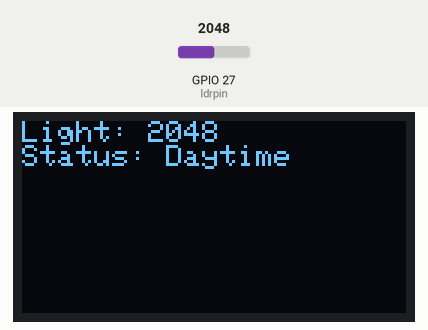
Recording of a sketch running on a simulated ESP32. Shown: 128×64 one-colour display. The inputs (shaded band) are chosen by the test bench; at power-on: GPIO 27 (ldrpin) = 2048. What the sketch prints to the serial monitor is not drawn.

Above: at 1.2 s.
1.3 s: GPIO 27 (ldrpin) set to 1960
At 2.2 s:
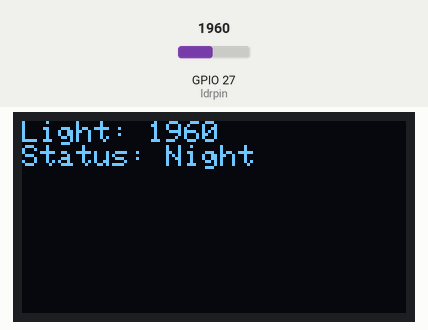
2.9 s: GPIO 27 (ldrpin) set to 2043
At 3.7 s:
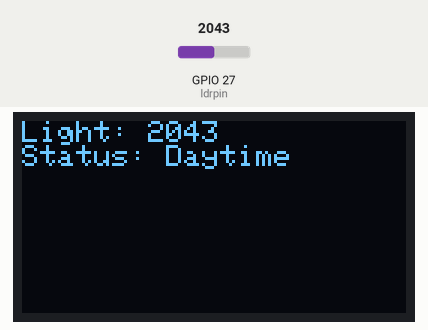
4.4 s: GPIO 27 (ldrpin) set to 2047
At 5.2 s:
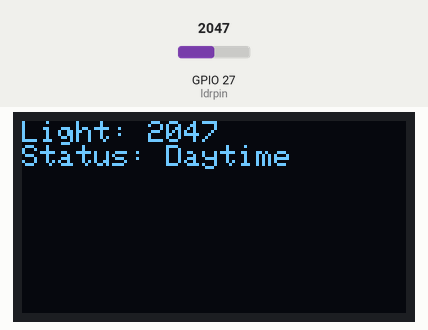
Timing chart, 0 to 7.4 s (numbered marks = the images above; inputs shaded):
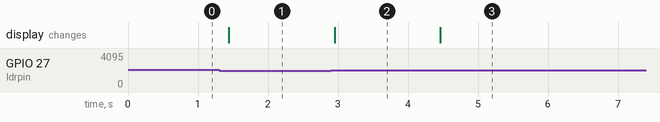

The sketch:

LDR_sesnor.ino
```cpp
#include <Wire.h>
#include <Adafruit_GFX.h>
#include <Adafruit_SSD1306.h>

#define SCREEN_WIDTH 128
#define SCREEN_HEIGHT 64
#define OLED_RESET -1  // No reset pin
#define ldrpin 27      // NO semicolon here!

Adafruit_SSD1306 display(SCREEN_WIDTH, SCREEN_HEIGHT, &Wire, OLED_RESET);

void setup() {
  Serial.begin(115200);
  Wire.begin(21, 22);  // SDA, SCL for ESP32

  if (!display.begin(SSD1306_SWITCHCAPVCC, 0x3C)) {
    Serial.println(F("OLED init failed"));
    while (true);
  }

  display.clearDisplay();
  display.setTextSize(1);
  display.setTextColor(SSD1306_WHITE);
}

void loop() {
  int lightValue = analogRead(ldrpin);

  String status = (lightValue > 2000) ? "Daytime" : "Night";

  Serial.print("Light: ");
  Serial.print(lightValue);
  Serial.print(" - ");
  Serial.println(status);

  display.clearDisplay();
  display.setCursor(0, 0);
  display.print("Light: ");
  display.println(lightValue);
  display.print("Status: ");
  display.println(status);
  display.display();
  delay(100);


}
```

Measured:
- the behaviour switches between 2000 and 2001 on GPIO 27 (ldrpin) (found by bisection; images 1 and 2)
- after the input at 1.3 s, the display: changes after 0.14 s (image 1)
- after the input at 2.9 s, the display: changes after 0.05 s (image 2)
- after the input at 4.4 s, the display: changes after 0.06 s (image 3)
